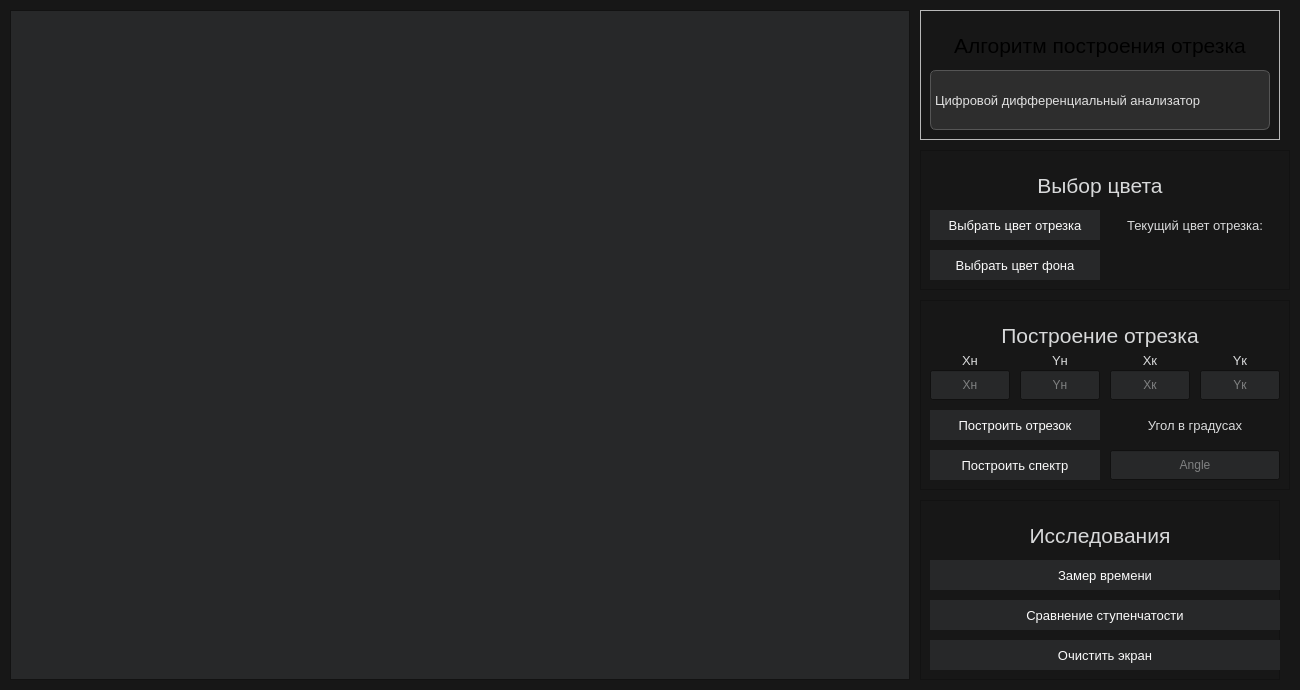
<?xml version="1.0" encoding="UTF-8"?>
<ui version="4.0">
 <class>MainWindow</class>
 <widget class="QMainWindow" name="MainWindow">
  <property name="enabled">
   <bool>true</bool>
  </property>
  <property name="geometry">
   <rect>
    <x>0</x>
    <y>0</y>
    <width>1300</width>
    <height>690</height>
   </rect>
  </property>
  <property name="sizePolicy">
   <sizepolicy hsizetype="Fixed" vsizetype="Fixed">
    <horstretch>0</horstretch>
    <verstretch>0</verstretch>
   </sizepolicy>
  </property>
  <property name="palette">
   <palette>
    <active>
     <colorrole role="WindowText">
      <brush brushstyle="SolidPattern">
       <color alpha="255">
        <red>216</red>
        <green>217</green>
        <blue>218</blue>
       </color>
      </brush>
     </colorrole>
     <colorrole role="Button">
      <brush brushstyle="SolidPattern">
       <color alpha="255">
        <red>39</red>
        <green>40</green>
        <blue>41</blue>
       </color>
      </brush>
     </colorrole>
     <colorrole role="Light">
      <brush brushstyle="SolidPattern">
       <color alpha="255">
        <red>216</red>
        <green>217</green>
        <blue>218</blue>
       </color>
      </brush>
     </colorrole>
     <colorrole role="Midlight">
      <brush brushstyle="SolidPattern">
       <color alpha="255">
        <red>202</red>
        <green>202</green>
        <blue>202</blue>
       </color>
      </brush>
     </colorrole>
     <colorrole role="Text">
      <brush brushstyle="SolidPattern">
       <color alpha="255">
        <red>251</red>
        <green>251</green>
        <blue>251</blue>
       </color>
      </brush>
     </colorrole>
     <colorrole role="ButtonText">
      <brush brushstyle="SolidPattern">
       <color alpha="255">
        <red>251</red>
        <green>251</green>
        <blue>251</blue>
       </color>
      </brush>
     </colorrole>
     <colorrole role="Base">
      <brush brushstyle="SolidPattern">
       <color alpha="255">
        <red>39</red>
        <green>40</green>
        <blue>41</blue>
       </color>
      </brush>
     </colorrole>
     <colorrole role="Window">
      <brush brushstyle="SolidPattern">
       <color alpha="255">
        <red>23</red>
        <green>23</green>
        <blue>23</blue>
       </color>
      </brush>
     </colorrole>
     <colorrole role="Shadow">
      <brush brushstyle="SolidPattern">
       <color alpha="255">
        <red>118</red>
        <green>118</green>
        <blue>118</blue>
       </color>
      </brush>
     </colorrole>
     <colorrole role="Highlight">
      <brush brushstyle="SolidPattern">
       <color alpha="255">
        <red>146</red>
        <green>136</green>
        <blue>248</blue>
       </color>
      </brush>
     </colorrole>
     <colorrole role="Link">
      <brush brushstyle="SolidPattern">
       <color alpha="255">
        <red>68</red>
        <green>119</green>
        <blue>206</blue>
       </color>
      </brush>
     </colorrole>
     <colorrole role="LinkVisited">
      <brush brushstyle="SolidPattern">
       <color alpha="255">
        <red>200</red>
        <green>142</green>
        <blue>167</blue>
       </color>
      </brush>
     </colorrole>
     <colorrole role="AlternateBase">
      <brush brushstyle="SolidPattern">
       <color alpha="255">
        <red>39</red>
        <green>40</green>
        <blue>41</blue>
       </color>
      </brush>
     </colorrole>
     <colorrole role="PlaceholderText">
      <brush brushstyle="SolidPattern">
       <color alpha="128">
        <red>216</red>
        <green>217</green>
        <blue>218</blue>
       </color>
      </brush>
     </colorrole>
    </active>
    <inactive>
     <colorrole role="WindowText">
      <brush brushstyle="SolidPattern">
       <color alpha="255">
        <red>216</red>
        <green>217</green>
        <blue>218</blue>
       </color>
      </brush>
     </colorrole>
     <colorrole role="Button">
      <brush brushstyle="SolidPattern">
       <color alpha="255">
        <red>39</red>
        <green>40</green>
        <blue>41</blue>
       </color>
      </brush>
     </colorrole>
     <colorrole role="Light">
      <brush brushstyle="SolidPattern">
       <color alpha="255">
        <red>216</red>
        <green>217</green>
        <blue>218</blue>
       </color>
      </brush>
     </colorrole>
     <colorrole role="Midlight">
      <brush brushstyle="SolidPattern">
       <color alpha="255">
        <red>202</red>
        <green>202</green>
        <blue>202</blue>
       </color>
      </brush>
     </colorrole>
     <colorrole role="Text">
      <brush brushstyle="SolidPattern">
       <color alpha="255">
        <red>251</red>
        <green>251</green>
        <blue>251</blue>
       </color>
      </brush>
     </colorrole>
     <colorrole role="ButtonText">
      <brush brushstyle="SolidPattern">
       <color alpha="255">
        <red>251</red>
        <green>251</green>
        <blue>251</blue>
       </color>
      </brush>
     </colorrole>
     <colorrole role="Base">
      <brush brushstyle="SolidPattern">
       <color alpha="255">
        <red>39</red>
        <green>40</green>
        <blue>41</blue>
       </color>
      </brush>
     </colorrole>
     <colorrole role="Window">
      <brush brushstyle="SolidPattern">
       <color alpha="255">
        <red>23</red>
        <green>23</green>
        <blue>23</blue>
       </color>
      </brush>
     </colorrole>
     <colorrole role="Shadow">
      <brush brushstyle="SolidPattern">
       <color alpha="255">
        <red>118</red>
        <green>118</green>
        <blue>118</blue>
       </color>
      </brush>
     </colorrole>
     <colorrole role="Highlight">
      <brush brushstyle="SolidPattern">
       <color alpha="255">
        <red>146</red>
        <green>136</green>
        <blue>248</blue>
       </color>
      </brush>
     </colorrole>
     <colorrole role="Link">
      <brush brushstyle="SolidPattern">
       <color alpha="255">
        <red>68</red>
        <green>119</green>
        <blue>206</blue>
       </color>
      </brush>
     </colorrole>
     <colorrole role="LinkVisited">
      <brush brushstyle="SolidPattern">
       <color alpha="255">
        <red>200</red>
        <green>142</green>
        <blue>167</blue>
       </color>
      </brush>
     </colorrole>
     <colorrole role="AlternateBase">
      <brush brushstyle="SolidPattern">
       <color alpha="255">
        <red>39</red>
        <green>40</green>
        <blue>41</blue>
       </color>
      </brush>
     </colorrole>
     <colorrole role="PlaceholderText">
      <brush brushstyle="SolidPattern">
       <color alpha="128">
        <red>216</red>
        <green>217</green>
        <blue>218</blue>
       </color>
      </brush>
     </colorrole>
    </inactive>
    <disabled>
     <colorrole role="WindowText">
      <brush brushstyle="SolidPattern">
       <color alpha="255">
        <red>216</red>
        <green>217</green>
        <blue>218</blue>
       </color>
      </brush>
     </colorrole>
     <colorrole role="Button">
      <brush brushstyle="SolidPattern">
       <color alpha="255">
        <red>39</red>
        <green>40</green>
        <blue>41</blue>
       </color>
      </brush>
     </colorrole>
     <colorrole role="Light">
      <brush brushstyle="SolidPattern">
       <color alpha="255">
        <red>216</red>
        <green>217</green>
        <blue>218</blue>
       </color>
      </brush>
     </colorrole>
     <colorrole role="Midlight">
      <brush brushstyle="SolidPattern">
       <color alpha="255">
        <red>202</red>
        <green>202</green>
        <blue>202</blue>
       </color>
      </brush>
     </colorrole>
     <colorrole role="Text">
      <brush brushstyle="SolidPattern">
       <color alpha="255">
        <red>251</red>
        <green>251</green>
        <blue>251</blue>
       </color>
      </brush>
     </colorrole>
     <colorrole role="ButtonText">
      <brush brushstyle="SolidPattern">
       <color alpha="255">
        <red>251</red>
        <green>251</green>
        <blue>251</blue>
       </color>
      </brush>
     </colorrole>
     <colorrole role="Base">
      <brush brushstyle="SolidPattern">
       <color alpha="255">
        <red>39</red>
        <green>40</green>
        <blue>41</blue>
       </color>
      </brush>
     </colorrole>
     <colorrole role="Window">
      <brush brushstyle="SolidPattern">
       <color alpha="255">
        <red>23</red>
        <green>23</green>
        <blue>23</blue>
       </color>
      </brush>
     </colorrole>
     <colorrole role="Shadow">
      <brush brushstyle="SolidPattern">
       <color alpha="255">
        <red>118</red>
        <green>118</green>
        <blue>118</blue>
       </color>
      </brush>
     </colorrole>
     <colorrole role="Highlight">
      <brush brushstyle="SolidPattern">
       <color alpha="255">
        <red>146</red>
        <green>136</green>
        <blue>248</blue>
       </color>
      </brush>
     </colorrole>
     <colorrole role="Link">
      <brush brushstyle="SolidPattern">
       <color alpha="255">
        <red>68</red>
        <green>119</green>
        <blue>206</blue>
       </color>
      </brush>
     </colorrole>
     <colorrole role="LinkVisited">
      <brush brushstyle="SolidPattern">
       <color alpha="255">
        <red>200</red>
        <green>142</green>
        <blue>167</blue>
       </color>
      </brush>
     </colorrole>
     <colorrole role="AlternateBase">
      <brush brushstyle="SolidPattern">
       <color alpha="255">
        <red>39</red>
        <green>40</green>
        <blue>41</blue>
       </color>
      </brush>
     </colorrole>
     <colorrole role="PlaceholderText">
      <brush brushstyle="SolidPattern">
       <color alpha="128">
        <red>216</red>
        <green>217</green>
        <blue>218</blue>
       </color>
      </brush>
     </colorrole>
    </disabled>
   </palette>
  </property>
  <property name="windowTitle">
   <string>ЛР3 КГ. Диваев ИУ7-42Б</string>
  </property>
  <property name="autoFillBackground">
   <bool>false</bool>
  </property>
  <property name="documentMode">
   <bool>false</bool>
  </property>
  <widget class="QWidget" name="centralwidget">
   <widget class="Plane" name="planeWidget">
    <property name="geometry">
     <rect>
      <x>10</x>
      <y>10</y>
      <width>900</width>
      <height>670</height>
     </rect>
    </property>
   </widget>
   <widget class="QFrame" name="frame">
    <property name="geometry">
     <rect>
      <x>920</x>
      <y>10</y>
      <width>360</width>
      <height>130</height>
     </rect>
    </property>
    <property name="palette">
     <palette>
      <active>
       <colorrole role="WindowText">
        <brush brushstyle="SolidPattern">
         <color alpha="255">
          <red>216</red>
          <green>217</green>
          <blue>218</blue>
         </color>
        </brush>
       </colorrole>
       <colorrole role="Button">
        <brush brushstyle="SolidPattern">
         <color alpha="255">
          <red>39</red>
          <green>40</green>
          <blue>41</blue>
         </color>
        </brush>
       </colorrole>
       <colorrole role="Light">
        <brush brushstyle="SolidPattern">
         <color alpha="255">
          <red>216</red>
          <green>217</green>
          <blue>218</blue>
         </color>
        </brush>
       </colorrole>
       <colorrole role="Midlight">
        <brush brushstyle="SolidPattern">
         <color alpha="255">
          <red>202</red>
          <green>202</green>
          <blue>202</blue>
         </color>
        </brush>
       </colorrole>
       <colorrole role="Text">
        <brush brushstyle="SolidPattern">
         <color alpha="255">
          <red>251</red>
          <green>251</green>
          <blue>251</blue>
         </color>
        </brush>
       </colorrole>
       <colorrole role="ButtonText">
        <brush brushstyle="SolidPattern">
         <color alpha="255">
          <red>251</red>
          <green>251</green>
          <blue>251</blue>
         </color>
        </brush>
       </colorrole>
       <colorrole role="Base">
        <brush brushstyle="SolidPattern">
         <color alpha="255">
          <red>39</red>
          <green>40</green>
          <blue>41</blue>
         </color>
        </brush>
       </colorrole>
       <colorrole role="Window">
        <brush brushstyle="SolidPattern">
         <color alpha="255">
          <red>23</red>
          <green>23</green>
          <blue>23</blue>
         </color>
        </brush>
       </colorrole>
       <colorrole role="Shadow">
        <brush brushstyle="SolidPattern">
         <color alpha="255">
          <red>118</red>
          <green>118</green>
          <blue>118</blue>
         </color>
        </brush>
       </colorrole>
       <colorrole role="Highlight">
        <brush brushstyle="SolidPattern">
         <color alpha="255">
          <red>146</red>
          <green>136</green>
          <blue>248</blue>
         </color>
        </brush>
       </colorrole>
       <colorrole role="Link">
        <brush brushstyle="SolidPattern">
         <color alpha="255">
          <red>68</red>
          <green>119</green>
          <blue>206</blue>
         </color>
        </brush>
       </colorrole>
       <colorrole role="LinkVisited">
        <brush brushstyle="SolidPattern">
         <color alpha="255">
          <red>200</red>
          <green>142</green>
          <blue>167</blue>
         </color>
        </brush>
       </colorrole>
       <colorrole role="AlternateBase">
        <brush brushstyle="SolidPattern">
         <color alpha="255">
          <red>39</red>
          <green>40</green>
          <blue>41</blue>
         </color>
        </brush>
       </colorrole>
       <colorrole role="PlaceholderText">
        <brush brushstyle="SolidPattern">
         <color alpha="128">
          <red>216</red>
          <green>217</green>
          <blue>218</blue>
         </color>
        </brush>
       </colorrole>
      </active>
      <inactive>
       <colorrole role="WindowText">
        <brush brushstyle="SolidPattern">
         <color alpha="255">
          <red>0</red>
          <green>0</green>
          <blue>0</blue>
         </color>
        </brush>
       </colorrole>
       <colorrole role="Button">
        <brush brushstyle="SolidPattern">
         <color alpha="255">
          <red>239</red>
          <green>239</green>
          <blue>239</blue>
         </color>
        </brush>
       </colorrole>
       <colorrole role="Light">
        <brush brushstyle="SolidPattern">
         <color alpha="255">
          <red>255</red>
          <green>255</green>
          <blue>255</blue>
         </color>
        </brush>
       </colorrole>
       <colorrole role="Midlight">
        <brush brushstyle="SolidPattern">
         <color alpha="255">
          <red>202</red>
          <green>202</green>
          <blue>202</blue>
         </color>
        </brush>
       </colorrole>
       <colorrole role="Text">
        <brush brushstyle="SolidPattern">
         <color alpha="255">
          <red>0</red>
          <green>0</green>
          <blue>0</blue>
         </color>
        </brush>
       </colorrole>
       <colorrole role="ButtonText">
        <brush brushstyle="SolidPattern">
         <color alpha="255">
          <red>0</red>
          <green>0</green>
          <blue>0</blue>
         </color>
        </brush>
       </colorrole>
       <colorrole role="Base">
        <brush brushstyle="SolidPattern">
         <color alpha="255">
          <red>255</red>
          <green>255</green>
          <blue>255</blue>
         </color>
        </brush>
       </colorrole>
       <colorrole role="Window">
        <brush brushstyle="SolidPattern">
         <color alpha="255">
          <red>239</red>
          <green>239</green>
          <blue>239</blue>
         </color>
        </brush>
       </colorrole>
       <colorrole role="Shadow">
        <brush brushstyle="SolidPattern">
         <color alpha="255">
          <red>118</red>
          <green>118</green>
          <blue>118</blue>
         </color>
        </brush>
       </colorrole>
       <colorrole role="Highlight">
        <brush brushstyle="SolidPattern">
         <color alpha="255">
          <red>48</red>
          <green>140</green>
          <blue>198</blue>
         </color>
        </brush>
       </colorrole>
       <colorrole role="Link">
        <brush brushstyle="SolidPattern">
         <color alpha="255">
          <red>0</red>
          <green>0</green>
          <blue>255</blue>
         </color>
        </brush>
       </colorrole>
       <colorrole role="LinkVisited">
        <brush brushstyle="SolidPattern">
         <color alpha="255">
          <red>255</red>
          <green>0</green>
          <blue>255</blue>
         </color>
        </brush>
       </colorrole>
       <colorrole role="AlternateBase">
        <brush brushstyle="SolidPattern">
         <color alpha="255">
          <red>247</red>
          <green>247</green>
          <blue>247</blue>
         </color>
        </brush>
       </colorrole>
       <colorrole role="PlaceholderText">
        <brush brushstyle="SolidPattern">
         <color alpha="128">
          <red>0</red>
          <green>0</green>
          <blue>0</blue>
         </color>
        </brush>
       </colorrole>
      </inactive>
      <disabled>
       <colorrole role="WindowText">
        <brush brushstyle="SolidPattern">
         <color alpha="255">
          <red>190</red>
          <green>190</green>
          <blue>190</blue>
         </color>
        </brush>
       </colorrole>
       <colorrole role="Button">
        <brush brushstyle="SolidPattern">
         <color alpha="255">
          <red>39</red>
          <green>40</green>
          <blue>41</blue>
         </color>
        </brush>
       </colorrole>
       <colorrole role="Light">
        <brush brushstyle="SolidPattern">
         <color alpha="255">
          <red>216</red>
          <green>217</green>
          <blue>218</blue>
         </color>
        </brush>
       </colorrole>
       <colorrole role="Midlight">
        <brush brushstyle="SolidPattern">
         <color alpha="255">
          <red>202</red>
          <green>202</green>
          <blue>202</blue>
         </color>
        </brush>
       </colorrole>
       <colorrole role="Text">
        <brush brushstyle="SolidPattern">
         <color alpha="255">
          <red>190</red>
          <green>190</green>
          <blue>190</blue>
         </color>
        </brush>
       </colorrole>
       <colorrole role="ButtonText">
        <brush brushstyle="SolidPattern">
         <color alpha="255">
          <red>190</red>
          <green>190</green>
          <blue>190</blue>
         </color>
        </brush>
       </colorrole>
       <colorrole role="Base">
        <brush brushstyle="SolidPattern">
         <color alpha="255">
          <red>23</red>
          <green>23</green>
          <blue>23</blue>
         </color>
        </brush>
       </colorrole>
       <colorrole role="Window">
        <brush brushstyle="SolidPattern">
         <color alpha="255">
          <red>23</red>
          <green>23</green>
          <blue>23</blue>
         </color>
        </brush>
       </colorrole>
       <colorrole role="Shadow">
        <brush brushstyle="SolidPattern">
         <color alpha="255">
          <red>177</red>
          <green>177</green>
          <blue>177</blue>
         </color>
        </brush>
       </colorrole>
       <colorrole role="Highlight">
        <brush brushstyle="SolidPattern">
         <color alpha="255">
          <red>145</red>
          <green>145</green>
          <blue>145</blue>
         </color>
        </brush>
       </colorrole>
       <colorrole role="Link">
        <brush brushstyle="SolidPattern">
         <color alpha="255">
          <red>0</red>
          <green>0</green>
          <blue>255</blue>
         </color>
        </brush>
       </colorrole>
       <colorrole role="LinkVisited">
        <brush brushstyle="SolidPattern">
         <color alpha="255">
          <red>255</red>
          <green>0</green>
          <blue>255</blue>
         </color>
        </brush>
       </colorrole>
       <colorrole role="AlternateBase">
        <brush brushstyle="SolidPattern">
         <color alpha="255">
          <red>247</red>
          <green>247</green>
          <blue>247</blue>
         </color>
        </brush>
       </colorrole>
       <colorrole role="PlaceholderText">
        <brush brushstyle="SolidPattern">
         <color alpha="128">
          <red>0</red>
          <green>0</green>
          <blue>0</blue>
         </color>
        </brush>
       </colorrole>
      </disabled>
     </palette>
    </property>
    <property name="frameShape">
     <enum>QFrame::StyledPanel</enum>
    </property>
    <property name="frameShadow">
     <enum>QFrame::Raised</enum>
    </property>
    <widget class="QLabel" name="label">
     <property name="geometry">
      <rect>
       <x>10</x>
       <y>10</y>
       <width>340</width>
       <height>50</height>
      </rect>
     </property>
     <property name="font">
      <font>
       <pointsize>16</pointsize>
      </font>
     </property>
     <property name="text">
      <string>Алгоритм построения отрезка</string>
     </property>
     <property name="alignment">
      <set>Qt::AlignCenter</set>
     </property>
    </widget>
    <widget class="QComboBox" name="algoDropDown">
     <property name="geometry">
      <rect>
       <x>10</x>
       <y>60</y>
       <width>340</width>
       <height>60</height>
      </rect>
     </property>
     <property name="font">
      <font>
       <pointsize>10</pointsize>
      </font>
     </property>
     <property name="autoFillBackground">
      <bool>false</bool>
     </property>
     <property name="styleSheet">
      <string notr="true">QComboBox {
    background-color: #2d2d2d;
    color: #e0e0e0;
    border: 1px solid #555555;
    border-radius: 6px;
    selection-background-color: #444444;
}

QComboBox:hover {
    background-color: #3a3a3a;
}

QComboBox:focus {
    background-color: #383838;
}

QComboBox::drop-down {
    border: none;
    background: transparent;
    width: 20px;
}

QComboBox QAbstractItemView {
    background: #222222;
    selection-background-color: #0078d7;
    selection-color: white;
    border-radius: 4px;
}</string>
     </property>
     <item>
      <property name="text">
       <string>Цифровой дифференциальный анализатор</string>
      </property>
     </item>
     <item>
      <property name="text">
       <string>Брезенхем с действительными данными</string>
      </property>
     </item>
     <item>
      <property name="text">
       <string>Брезенхем с целочисленными данными</string>
      </property>
     </item>
     <item>
      <property name="text">
       <string>Брезенхем с устранением ступенчатости</string>
      </property>
     </item>
     <item>
      <property name="text">
       <string>Ву</string>
      </property>
     </item>
     <item>
      <property name="text">
       <string>Библиотечная функция</string>
      </property>
     </item>
    </widget>
   </widget>
   <widget class="QFrame" name="frame_2">
    <property name="geometry">
     <rect>
      <x>920</x>
      <y>150</y>
      <width>370</width>
      <height>140</height>
     </rect>
    </property>
    <property name="frameShape">
     <enum>QFrame::StyledPanel</enum>
    </property>
    <property name="frameShadow">
     <enum>QFrame::Raised</enum>
    </property>
    <widget class="QLabel" name="label_2">
     <property name="geometry">
      <rect>
       <x>10</x>
       <y>10</y>
       <width>340</width>
       <height>50</height>
      </rect>
     </property>
     <property name="font">
      <font>
       <pointsize>16</pointsize>
      </font>
     </property>
     <property name="text">
      <string>Выбор цвета</string>
     </property>
     <property name="alignment">
      <set>Qt::AlignCenter</set>
     </property>
    </widget>
    <widget class="QPushButton" name="lineColorBtn">
     <property name="geometry">
      <rect>
       <x>10</x>
       <y>60</y>
       <width>170</width>
       <height>30</height>
      </rect>
     </property>
     <property name="font">
      <font>
       <pointsize>10</pointsize>
      </font>
     </property>
     <property name="autoFillBackground">
      <bool>true</bool>
     </property>
     <property name="text">
      <string>Выбрать цвет отрезка</string>
     </property>
     <property name="autoDefault">
      <bool>false</bool>
     </property>
     <property name="flat">
      <bool>true</bool>
     </property>
    </widget>
    <widget class="QPushButton" name="bgColorBtn">
     <property name="geometry">
      <rect>
       <x>10</x>
       <y>100</y>
       <width>170</width>
       <height>30</height>
      </rect>
     </property>
     <property name="font">
      <font>
       <pointsize>10</pointsize>
      </font>
     </property>
     <property name="autoFillBackground">
      <bool>true</bool>
     </property>
     <property name="text">
      <string>Выбрать цвет фона</string>
     </property>
     <property name="autoDefault">
      <bool>false</bool>
     </property>
     <property name="flat">
      <bool>true</bool>
     </property>
    </widget>
    <widget class="QLabel" name="label_3">
     <property name="geometry">
      <rect>
       <x>190</x>
       <y>60</y>
       <width>170</width>
       <height>30</height>
      </rect>
     </property>
     <property name="font">
      <font>
       <pointsize>10</pointsize>
      </font>
     </property>
     <property name="text">
      <string>Текущий цвет отрезка:</string>
     </property>
     <property name="alignment">
      <set>Qt::AlignCenter</set>
     </property>
    </widget>
    <widget class="QWidget" name="lineColorDisplay" native="true">
     <property name="geometry">
      <rect>
       <x>190</x>
       <y>100</y>
       <width>160</width>
       <height>30</height>
      </rect>
     </property>
    </widget>
   </widget>
   <widget class="QFrame" name="frame_3">
    <property name="geometry">
     <rect>
      <x>920</x>
      <y>300</y>
      <width>370</width>
      <height>190</height>
     </rect>
    </property>
    <property name="frameShape">
     <enum>QFrame::StyledPanel</enum>
    </property>
    <property name="frameShadow">
     <enum>QFrame::Raised</enum>
    </property>
    <widget class="QLabel" name="label_4">
     <property name="geometry">
      <rect>
       <x>10</x>
       <y>10</y>
       <width>340</width>
       <height>50</height>
      </rect>
     </property>
     <property name="font">
      <font>
       <pointsize>16</pointsize>
      </font>
     </property>
     <property name="text">
      <string>Построение отрезка</string>
     </property>
     <property name="alignment">
      <set>Qt::AlignCenter</set>
     </property>
    </widget>
    <widget class="QLabel" name="label_5">
     <property name="geometry">
      <rect>
       <x>10</x>
       <y>50</y>
       <width>80</width>
       <height>20</height>
      </rect>
     </property>
     <property name="font">
      <font>
       <pointsize>10</pointsize>
      </font>
     </property>
     <property name="text">
      <string>Xн</string>
     </property>
     <property name="alignment">
      <set>Qt::AlignCenter</set>
     </property>
    </widget>
    <widget class="QLineEdit" name="xsInp">
     <property name="geometry">
      <rect>
       <x>10</x>
       <y>70</y>
       <width>80</width>
       <height>30</height>
      </rect>
     </property>
     <property name="alignment">
      <set>Qt::AlignCenter</set>
     </property>
     <property name="placeholderText">
      <string>Xн</string>
     </property>
    </widget>
    <widget class="QLabel" name="label_6">
     <property name="geometry">
      <rect>
       <x>100</x>
       <y>50</y>
       <width>80</width>
       <height>20</height>
      </rect>
     </property>
     <property name="font">
      <font>
       <pointsize>10</pointsize>
      </font>
     </property>
     <property name="text">
      <string>Yн</string>
     </property>
     <property name="alignment">
      <set>Qt::AlignCenter</set>
     </property>
    </widget>
    <widget class="QLineEdit" name="ysInp">
     <property name="geometry">
      <rect>
       <x>100</x>
       <y>70</y>
       <width>80</width>
       <height>30</height>
      </rect>
     </property>
     <property name="alignment">
      <set>Qt::AlignCenter</set>
     </property>
     <property name="placeholderText">
      <string>Yн</string>
     </property>
    </widget>
    <widget class="QLineEdit" name="xeInp">
     <property name="geometry">
      <rect>
       <x>190</x>
       <y>70</y>
       <width>80</width>
       <height>30</height>
      </rect>
     </property>
     <property name="alignment">
      <set>Qt::AlignCenter</set>
     </property>
     <property name="placeholderText">
      <string>Xк</string>
     </property>
    </widget>
    <widget class="QLabel" name="label_7">
     <property name="geometry">
      <rect>
       <x>190</x>
       <y>50</y>
       <width>80</width>
       <height>20</height>
      </rect>
     </property>
     <property name="font">
      <font>
       <pointsize>10</pointsize>
      </font>
     </property>
     <property name="text">
      <string>Xк</string>
     </property>
     <property name="alignment">
      <set>Qt::AlignCenter</set>
     </property>
    </widget>
    <widget class="QLabel" name="label_8">
     <property name="geometry">
      <rect>
       <x>280</x>
       <y>50</y>
       <width>80</width>
       <height>20</height>
      </rect>
     </property>
     <property name="font">
      <font>
       <pointsize>10</pointsize>
      </font>
     </property>
     <property name="text">
      <string>Yк</string>
     </property>
     <property name="alignment">
      <set>Qt::AlignCenter</set>
     </property>
    </widget>
    <widget class="QLineEdit" name="yeInp">
     <property name="geometry">
      <rect>
       <x>280</x>
       <y>70</y>
       <width>80</width>
       <height>30</height>
      </rect>
     </property>
     <property name="alignment">
      <set>Qt::AlignCenter</set>
     </property>
     <property name="placeholderText">
      <string>Yк</string>
     </property>
    </widget>
    <widget class="QPushButton" name="drawLineBtn">
     <property name="geometry">
      <rect>
       <x>10</x>
       <y>110</y>
       <width>170</width>
       <height>30</height>
      </rect>
     </property>
     <property name="font">
      <font>
       <pointsize>10</pointsize>
      </font>
     </property>
     <property name="autoFillBackground">
      <bool>true</bool>
     </property>
     <property name="text">
      <string>Построить отрезок</string>
     </property>
     <property name="autoDefault">
      <bool>false</bool>
     </property>
     <property name="flat">
      <bool>true</bool>
     </property>
    </widget>
    <widget class="QPushButton" name="drawSpectreBtn">
     <property name="geometry">
      <rect>
       <x>10</x>
       <y>150</y>
       <width>170</width>
       <height>30</height>
      </rect>
     </property>
     <property name="font">
      <font>
       <pointsize>10</pointsize>
      </font>
     </property>
     <property name="autoFillBackground">
      <bool>true</bool>
     </property>
     <property name="text">
      <string>Построить спектр</string>
     </property>
     <property name="autoDefault">
      <bool>false</bool>
     </property>
     <property name="flat">
      <bool>true</bool>
     </property>
    </widget>
    <widget class="QLabel" name="label_9">
     <property name="geometry">
      <rect>
       <x>190</x>
       <y>110</y>
       <width>170</width>
       <height>30</height>
      </rect>
     </property>
     <property name="font">
      <font>
       <pointsize>10</pointsize>
      </font>
     </property>
     <property name="text">
      <string>Угол в градусах</string>
     </property>
     <property name="alignment">
      <set>Qt::AlignCenter</set>
     </property>
    </widget>
    <widget class="QLineEdit" name="angleInp">
     <property name="geometry">
      <rect>
       <x>190</x>
       <y>150</y>
       <width>170</width>
       <height>30</height>
      </rect>
     </property>
     <property name="alignment">
      <set>Qt::AlignCenter</set>
     </property>
     <property name="placeholderText">
      <string>Angle</string>
     </property>
    </widget>
   </widget>
   <widget class="QFrame" name="frame_4">
    <property name="geometry">
     <rect>
      <x>920</x>
      <y>500</y>
      <width>360</width>
      <height>180</height>
     </rect>
    </property>
    <property name="frameShape">
     <enum>QFrame::StyledPanel</enum>
    </property>
    <property name="frameShadow">
     <enum>QFrame::Raised</enum>
    </property>
    <widget class="QLabel" name="label_10">
     <property name="geometry">
      <rect>
       <x>10</x>
       <y>10</y>
       <width>340</width>
       <height>50</height>
      </rect>
     </property>
     <property name="font">
      <font>
       <pointsize>16</pointsize>
      </font>
     </property>
     <property name="text">
      <string>Исследования</string>
     </property>
     <property name="alignment">
      <set>Qt::AlignCenter</set>
     </property>
    </widget>
    <widget class="QPushButton" name="compareTimeBtn">
     <property name="geometry">
      <rect>
       <x>10</x>
       <y>60</y>
       <width>350</width>
       <height>30</height>
      </rect>
     </property>
     <property name="font">
      <font>
       <pointsize>10</pointsize>
      </font>
     </property>
     <property name="autoFillBackground">
      <bool>true</bool>
     </property>
     <property name="text">
      <string>Замер времени</string>
     </property>
     <property name="autoDefault">
      <bool>false</bool>
     </property>
     <property name="flat">
      <bool>true</bool>
     </property>
    </widget>
    <widget class="QPushButton" name="compareStepsBtn">
     <property name="geometry">
      <rect>
       <x>10</x>
       <y>100</y>
       <width>350</width>
       <height>30</height>
      </rect>
     </property>
     <property name="font">
      <font>
       <pointsize>10</pointsize>
      </font>
     </property>
     <property name="autoFillBackground">
      <bool>true</bool>
     </property>
     <property name="text">
      <string>Сравнение ступенчатости</string>
     </property>
     <property name="autoDefault">
      <bool>false</bool>
     </property>
     <property name="flat">
      <bool>true</bool>
     </property>
    </widget>
    <widget class="QPushButton" name="clearScreenBtn">
     <property name="geometry">
      <rect>
       <x>10</x>
       <y>140</y>
       <width>350</width>
       <height>30</height>
      </rect>
     </property>
     <property name="font">
      <font>
       <pointsize>10</pointsize>
      </font>
     </property>
     <property name="autoFillBackground">
      <bool>true</bool>
     </property>
     <property name="text">
      <string>Очистить экран</string>
     </property>
     <property name="autoDefault">
      <bool>false</bool>
     </property>
     <property name="flat">
      <bool>true</bool>
     </property>
    </widget>
   </widget>
  </widget>
 </widget>
 <customwidgets>
  <customwidget>
   <class>Plane</class>
   <extends>QGraphicsView</extends>
   <header>plane.h</header>
  </customwidget>
 </customwidgets>
 <resources/>
 <connections/>
</ui>
